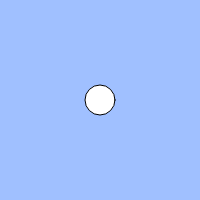
Frame 1 (no input)
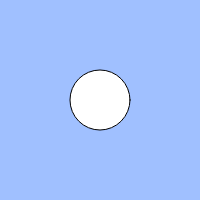
Frame 60 (no input)
Frame 120 (the mouse pressed at the canvas centre since frame 60): identical to frame 1, image omitted

The p5.js sketch that drew these frames (run headless with seeded random() and noise() and a simulated clock; from frame 60 on, the mouse is pressed at the canvas centre):

// p5.js sketch
// ── sketch.js
// 練習問題「心臓の鼓動のように大きくなったり小さくなったりする円」
let count;
let cycle;

function setup(){
  createCanvas(200, 200);
  count = 0;
  cycle = 100;
}

function draw(){
  background(160, 192, 255);
  count = (count + 1) % cycle;
  let size=count
  if(count>50){
    size=60;
  }
  else{size=30;}
  // BLANK[1]
  ellipse(width / 2, height / 2, size);
}
